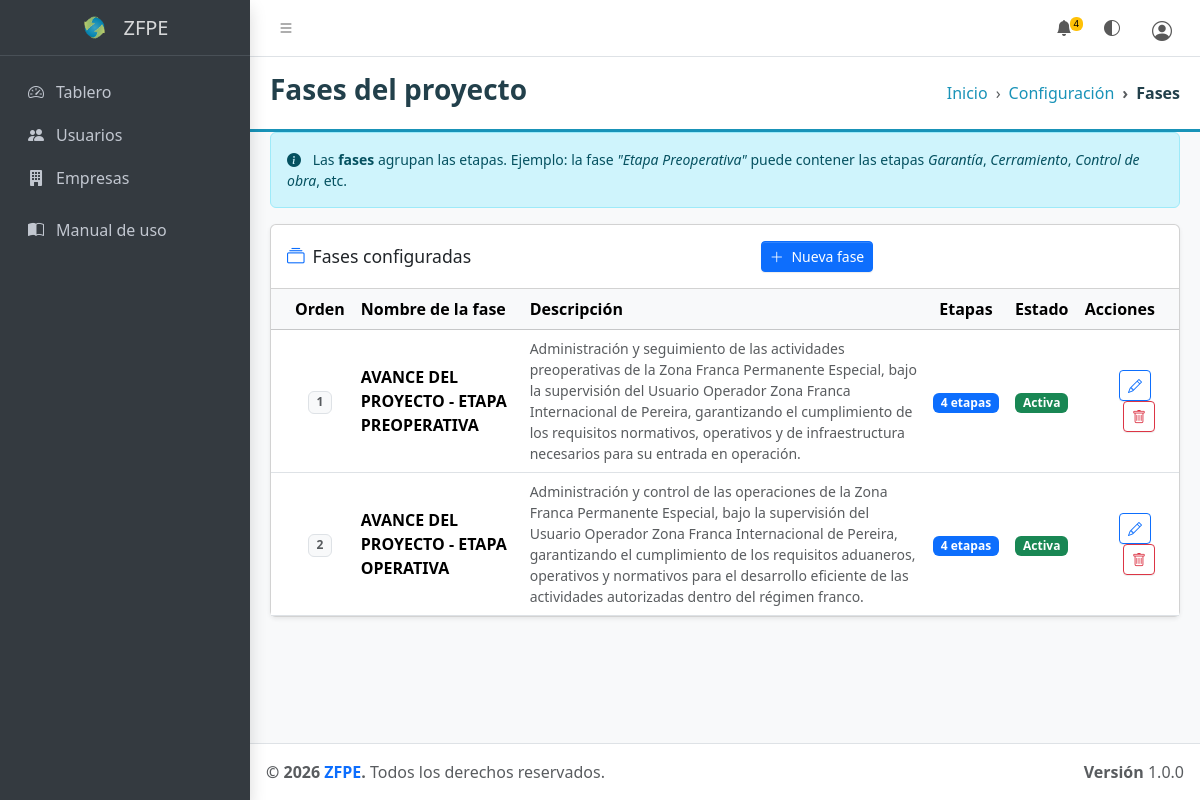
Page /index.php?modulo=configuracion&accion=fases (signed in) on the committed database.
### tables this page shows
CREATE TABLE `fases` (
  `id` int(10) UNSIGNED NOT NULL,
  `nombre` varchar(150) NOT NULL,
  `descripcion` text DEFAULT NULL,
  `orden` int(11) NOT NULL DEFAULT 0,
  `activo` tinyint(1) NOT NULL DEFAULT 1,
  `created_at` datetime NOT NULL DEFAULT current_timestamp()
);

### controlador/ConfiguracionControlador.php (called while the page is built, shortened)
<?php
require_once __DIR__ . '/ControladorBase.php';
class ConfiguracionControlador extends ControladorBase {
    public function fases(): void {
        $fases = $this->db->query("
            SELECT f.*, COUNT(e.id) AS total_etapas
            FROM fases f
            LEFT JOIN etapas e ON e.fase_id = f.id
            GROUP BY f.id
            ORDER BY f.orden ASC
        ")->fetchAll(PDO::FETCH_ASSOC);
        require_once __DIR__ . '/../vista/modulos/configuracion/fases.php';
    }
}

### index.php (called while the page is built, shortened)
<?php
$modulo = $_GET['modulo'] ?? null;
$accion = $_GET['accion'] ?? 'index';
$id     = isset($_GET['id']) ? (int) $_GET['id'] : null;
$db = conectar();
match ($modulo) {
    'usuarios' => (function () use ($accion, $id, $db) {
        require_once __DIR__ . '/controlador/UsuariosControlador.php';
        $ctrl = new UsuariosControlador($db);
        match ($accion) {
            'crear'    => $ctrl->crear(),
            'editar'   => $ctrl->editar($id),
            'eliminar' => $ctrl->eliminar($id),
            default    => $ctrl->index(),
        };
    })(),
    'empresas' => (function () use ($accion, $id, $db) {
        require_once __DIR__ . '/controlador/EmpresasControlador.php';
        $ctrl = new EmpresasControlador($db);
        match ($accion) {
            'crear'            => $ctrl->crear(),
            'editar'           => $ctrl->editar($id),
            'eliminar'         => $ctrl->eliminar($id),
            'ver'              => $ctrl->ver($id),
            'asignar-usuario'  => $ctrl->asignarUsuario($id),
            'quitar-usuario'   => $ctrl->quitarUsuario($id),
            'agregar-etapa'    => $ctrl->agregarEtapa($id),
            'usuarios'         => $ctrl->listarUsuarios(),
            'crear-usuario'    => $ctrl->crearUsuario($id),
            'editar-usuario'   => $ctrl->editarUsuario($id),
            'eliminar-usuario' => $ctrl->eliminarUsuario($id),
            default            => $ctrl->index(),
        };
    })(),
    'configuracion' => (function () use ($accion, $id, $db) {
        require_once __DIR__ . '/controlador/ConfiguracionControlador.php';
        $ctrl = new ConfiguracionControlador($db);
        match ($accion) {
            'fases'                => $ctrl->fases(),
            'crear-fase'           => $ctrl->crearFase(),
            'editar-fase'          => $ctrl->editarFase($id),
            'eliminar-fase'        => $ctrl->eliminarFase($id),
            'entidades'            => $ctrl->entidades(),
            'crear-entidad'        => $ctrl->crearEntidad(),
            'editar-entidad'       => $ctrl->editarEntidad($id),
            'eliminar-entidad'     => $ctrl->eliminarEntidad($id),
            'etapas'               => $ctrl->etapas(),
            'crear-etapa'          => $ctrl->crearEtapa(),
            'editar-etapa'         => $ctrl->editarEtapa($id),
            'eliminar-etapa'       => $ctrl->eliminarEtapa($id),
            'requisitos'           => $ctrl->requisitos(),
            'crear-requisito'      => $ctrl->crearRequisito(),
            'editar-requisito'     => $ctrl->editarRequisito($id),
            'eliminar-requisito'   => $ctrl->eliminarRequisito($id),
            'items'                => $ctrl->items(),
            'crear-item'           => $ctrl->crearItem(),
            'editar-item'          => $ctrl->editarItem($id),
            'eliminar-item'        => $ctrl->eliminarItem($id),
            'indicadores'          => $ctrl->indicadores(),
            'crear-indicador'      => $ctrl->crearIndicador(),
            'editar-indicador'     => $ctrl->editarIndicador($id),
            'eliminar-indicador'   => $ctrl->eliminarIndicador($id),
            default                => $ctrl->index(),
        };
    })(),
    'seguimiento' => (function () use ($accion, $id, $db) {
        require_once __DIR__ . '/controlador/SeguimientoControlador.php';
        $ctrl = new SeguimientoControlador($db);
        match ($accion) {
            'guardar' => $ctrl->guardar($id),
            default   => $ctrl->index($id),
        };
    })(),
    'cronograma' => (function () use ($id, $db) {
        require_once __DIR__ . '/controlador/CronogramaControlador.php';
        (new CronogramaControlador($db))->index($id);
    })(),
    'entidades' => (function () use ($db) {
        require_once __DIR__ . '/controlador/EntidadesUsuarioControlador.php';
        (new EntidadesUsuarioControlador($db))->index();
    })(),
    'reportes' => (function () use ($accion, $id, $db) {
        require_once __DIR__ . '/controlador/ReportesControlador.php';
        $ctrl = new ReportesControlador($db);
        match ($accion) {
            'crear-alerta'   => $ctrl->crearAlerta($id),
            'resolver-alerta' => $ctrl->resolverAlerta($id),
            default          => $ctrl->index($id),
        };
    })(),
    'informes' => (function () use ($accion, $id, $db) {
        require_once __DIR__ . '/controlador/InformesControlador.php';
        $ctrl = new InformesControlador($db);
        match ($accion) {
            'pdf'   => $ctrl->pdf($id),
            default => $ctrl->excel($id),
        };
    })(),
    'documentos' => (function () use ($accion, $id, $db) {
        require_once __DIR__ . '/controlador/DocumentosControlador.php';
        $ctrl = new DocumentosControlador($db);
        match ($accion) {
            'subir'     => $ctrl->subir($id),
            'ver'       => $ctrl->ver($id),
            'descargar' => $ctrl->descargar($id),
            'eliminar'  => $ctrl->eliminar($id),
            default     => $ctrl->index(),
        };
    })(),
    'indicadores' => (function () use ($accion, $id, $db) {
        require_once __DIR__ . '/controlador/IndicadoresControlador.php';
        $ctrl = new IndicadoresControlador($db);
        match ($accion) {
            'asignar'        => $ctrl->asignar($id),
            'actualizar'     => $ctrl->actualizar($id),
            'eliminar-valor' => $ctrl->eliminarValor($id),
            'desasignar'     => $ctrl->desasignar($id),
            default          => $ctrl->index($id),
        };
    })(),
    'manual' => (function () {
        require_once __DIR__ . '/vista/modulos/manual/index.php';
    })(),
    'perfil' => (function () use ($accion, $db) {
        require_once __DIR__ . '/controlador/PerfilControlador.php';
        $ctrl = new PerfilControlador($db);
        match ($accion) {
            'actualizar' => $ctrl->actualizar(),
            default      => $ctrl->index(),
        };
    })(),
    'notificaciones' => (function () use ($accion, $db) {
        require_once __DIR__ . '/controlador/NotificacionesControlador.php';
        $ctrl = new NotificacionesControlador($db);
        match ($accion) {
            'marcar-leidas' => $ctrl->marcarLeidas(),
            default         => null,
        };
    })(),
    'mis-compromisos' => (function () use ($accion, $id, $db) {
        require_once __DIR__ . '/controlador/MisCompromisosControlador.php';
        $ctrl = new MisCompromisosControlador($db);
        match ($accion) {
            'actualizar'          => $ctrl->actualizar($id),
            'descargar-documento' => $ctrl->descargarDocumento($id),
            default                => $ctrl->index(),
        };
    })(),
    'comites' => (function () use ($accion, $id, $db) {
        require_once __DIR__ . '/controlador/ComitesControlador.php';
        $ctrl = new ComitesControlador($db);
        match ($accion) {
            'crear'                => $ctrl->crear(),
            'ver'                  => $ctrl->ver($id),
            'editar'               => $ctrl->editar($id),
            'eliminar'             => $ctrl->eliminar($id),
            'guardar-compromiso'   => $ctrl->guardarCompromiso(),
            'actualizar-compromiso'=> $ctrl->actualizarCompromiso($id),
            'eliminar-compromiso'  => $ctrl->eliminarCompromiso($id),
            default                => $ctrl->index(),
        };
    })(),
};

### controlador/ControladorBase.php (called while the page is built, shortened)
<?php
abstract class ControladorBase {
    public function __construct(PDO $db) {
        $this->db = $db;
    }
}

### vista/modulos/configuracion/fases.php (the view, shortened to what this page needs)
<?php require_once __DIR__ . '/../../parciales/cabecera.php'; ?>
<div class="app-wrapper">
  <?php require_once __DIR__ . '/../../parciales/navegacion.php'; ?>
  <?php require_once __DIR__ . '/../../parciales/menu_lateral.php'; ?>
  <main class="app-main">
    <div class="app-content-header encabezado-zf">
      <div class="container-fluid">
        <div class="row">
          <div class="col-sm-6"><h3 class="mb-0 titulo-zf">Fases del proyecto</h3></div>
          <div class="col-sm-6">
            <ol class="breadcrumb breadcrumb-zf float-sm-end">
              <li class="breadcrumb-item"><a href="index.php">Inicio</a></li>
              <li class="breadcrumb-item"><a href="index.php?modulo=configuracion">Configuración</a></li>
              <li class="breadcrumb-item active">Fases</li>
            </ol>
          </div>
        </div>
      </div>
    </div>
    <div class="app-content">
      <div class="container-fluid">
        <div class="alert alert-info small">
          <i class="bi bi-info-circle-fill me-2"></i>
          Las <strong>fases</strong> agrupan las etapas. Ejemplo: la fase <em>"Etapa Preoperativa"</em> puede contener las etapas <em>Garantía</em>, <em>Cerramiento</em>, <em>Control de obra</em>, etc.
        </div>
        <div class="card shadow-sm">
          <div class="card-header d-flex align-items-center justify-content-between">
            <h5 class="card-title mb-0">
              <i class="bi bi-collection me-2 text-primary"></i>Fases configuradas
            </h5>
            <a href="index.php?modulo=configuracion&accion=crear-fase" class="btn btn-primary btn-sm">
              <i class="bi bi-plus-lg me-1"></i> Nueva fase
            </a>
          </div>
          <div class="card-body p-0">
            <?php if (empty($fases)): ?>
              <div class="text-center text-muted py-5">
                <i class="bi bi-collection fs-1 opacity-25 d-block mb-2"></i>
                No hay fases configuradas aún.<br>
                <a href="index.php?modulo=configuracion&accion=crear-fase" class="mt-2 d-inline-block">Crear primera fase</a>
              </div>
            <?php else: ?>
              <div class="table-responsive">
                <table class="table table-hover align-middle mb-0">
                  <thead class="table-light">
                    <tr>
                      <th class="text-center" style="width:60px;">Orden</th>
                      <th>Nombre de la fase</th>
                      <th>Descripción</th>
                      <th class="text-center">Etapas</th>
                      <th class="text-center">Estado</th>
                      <th class="text-end">Acciones</th>
                    </tr>
                  </thead>
                  <tbody>
                    <?php foreach ($fases as $f): ?>
                    <tr>
                      <td class="text-center">
                        <span class="badge text-bg-light border fw-bold text-muted"><?= $f['orden'] ?></span>
                      </td>
                      <td>
                        <div class="fw-semibold"><?= htmlspecialchars($f['nombre']) ?></div>
                      </td>
                      <td class="text-muted small"><?= htmlspecialchars($f['descripcion'] ?? '—') ?></td>
                      <td class="text-center">
                        <a href="index.php?modulo=configuracion&accion=etapas"
                           class="badge text-bg-primary text-decoration-none">
                          <?= (int)$f['total_etapas'] ?> etapa<?= $f['total_etapas'] != 1 ? 's' : '' ?>
                        </a>
                      </td>
                      <td class="text-center">
                        <?= $f['activo']
                          ? '<span class="badge text-bg-success">Activa</span>'
                          : '<span class="badge text-bg-secondary">Inactiva</span>' ?>
                      </td>
                      <td class="text-end">
                        <a href="index.php?modulo=configuracion&accion=editar-fase&id=<?= $f['id'] ?>"
                           class="btn btn-sm btn-outline-primary me-1">
                          <i class="bi bi-pencil"></i>
                        </a>
                        <button type="button" class="btn btn-sm btn-outline-danger"
                                data-bs-toggle="modal" data-bs-target="#modalEliminar"
                                data-id="<?= $f['id'] ?>" data-nombre="<?= htmlspecialchars($f['nombre']) ?>">
                          <i class="bi bi-trash"></i>
                        </button>
                      </td>
                    </tr>
                    <?php endforeach; ?>
                  </tbody>
                </table>
              </div>
            <?php endif; ?>
          </div>
        </div>
      </div>
    </div>
  </main>
  <?php require_once __DIR__ . '/../../parciales/pie.php'; ?>

### vista/assets/css/componentes.css (style rules this page uses)
:root { --zf-navy: #22404b; --zf-teal: #1993b8; }
.encabezado-zf { background-color: #ffffff; border-bottom: 3px solid var(--zf-teal); }
.titulo-zf { color: var(--zf-navy); font-weight: 600; }
.breadcrumb-zf { --bs-breadcrumb-divider: '›'; }
.breadcrumb-zf .breadcrumb-item a { color: var(--zf-teal); text-decoration: none; }
.breadcrumb-zf .breadcrumb-item.active { color: var(--zf-navy); font-weight: 600; }

### rows in the picture
fases: orden "1", nombre "AVANCE DEL PROYECTO - ETAPA PREOPERATIVA", descripcion "Administración y seguimiento de las actividades preoperativas de la Zona Franca Permanente Especial, bajo la supervisión del Usuario Operador Zona Franca Internacional de Pereira, garantizando el cumplimiento de los requisitos normativos, operativos y de infraestructura necesarios para su entrada en operación.", total_etapas "4", activo "Activa"
fases: orden "2", nombre "AVANCE DEL PROYECTO - ETAPA OPERATIVA", descripcion "Administración y control de las operaciones de la Zona Franca Permanente Especial, bajo la supervisión del Usuario Operador Zona Franca Internacional de Pereira, garantizando el cumplimiento de los requisitos aduaneros, operativos y normativos para el desarrollo eficiente de las actividades autorizadas dentro del régimen franco.", total_etapas "4", activo "Activa"

### other values in the picture
$noLeidas "4"
$marcaTexto "ZFPE"
